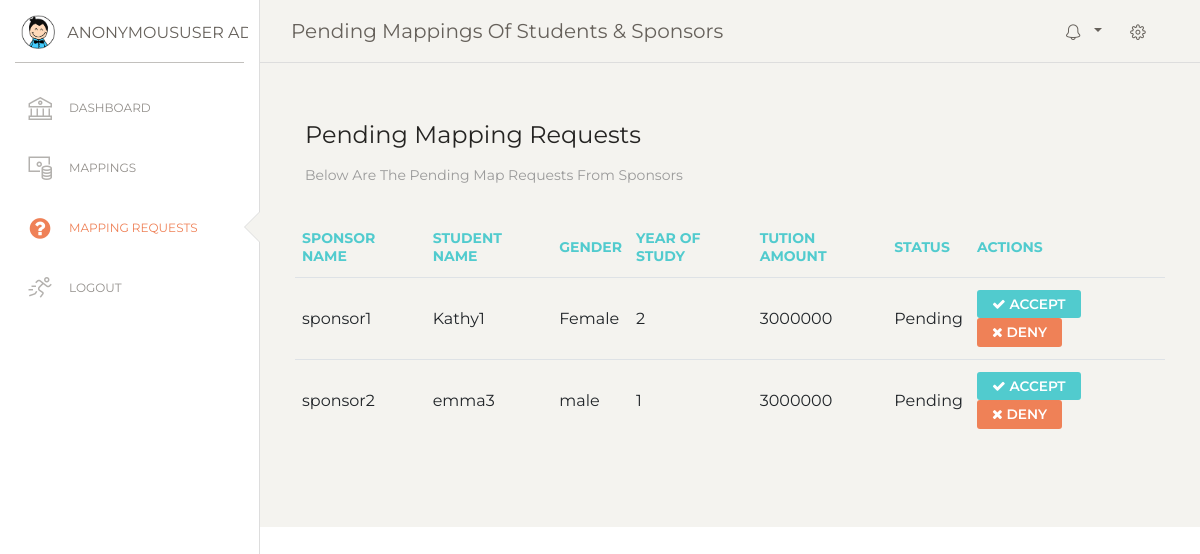
Page /my_admin/admin_map_requests/ on the earlier database version.
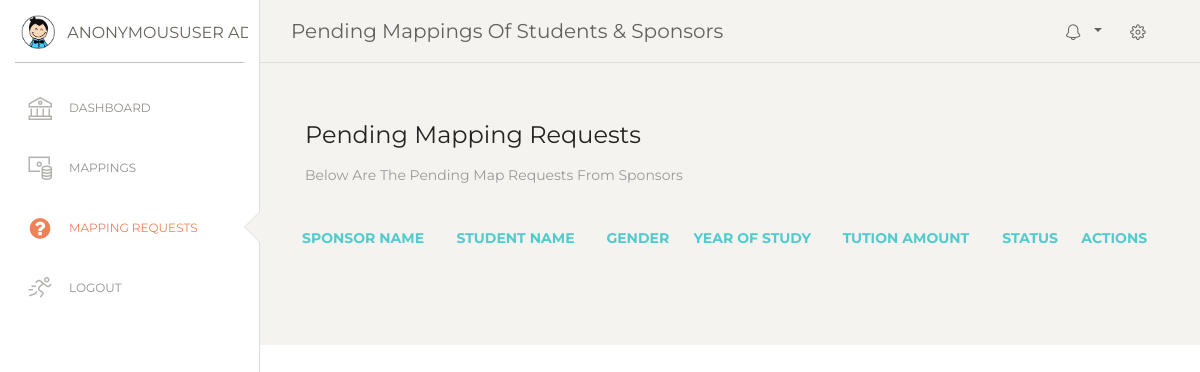
Same page on the later database version.
### u_educ_site/models.py (models this page shows, shortened)
class Mappings(models.Model):
    STATUS = (
        ('Pending', 'Pending'),
        ('Accepted', 'Accepted'),
        ('Rejected', 'Rejected'),
    )
    sponsor = models.ForeignKey(User, on_delete=models.CASCADE)
    studentFullName = models.CharField(max_length=500)
    studentEmail = models.EmailField()
    studentGender = models.TextField(max_length=15, blank=True)
    yearOfStudy = models.CharField(max_length=10, blank=True)
    tuitionAmountPerSemester = models.CharField(max_length=20, blank=True)
    status = models.CharField(max_length=200, null=True, choices=STATUS)

### u_educ_site/views.py (the view)
# urls.py: path('my_admin/admin_map_requests/', views.adminMappingRequests, name='admin_map_requests'),
def adminMappingRequests(request):
    pending_mappings = Mappings.objects.filter(status='Pending')
    context = {
        'pending_mappings': pending_mappings,
        'page_title': 'Pending Mappings of Students & Sponsors',
    }
    return render(request, 'my_admin/admin_map_requests.html', context)

### templates/my_admin/admin_map_requests.html
{% extends 'my_admin/admin_base.html' %}
{% load static %}
{% block content %}
<div class="main-panel">
    <div class="content">
        <div class="row">
          <div class="col-md-12">
            <div class="card card-plain">
              <div class="card-header">
                <h4 class="card-title"> Pending Mapping Requests</h4>
                <p class="card-category"> Below are the pending map requests from sponsors</p>
              </div>
              <div class="card-body">
                <div class="table-responsive">
                    <table class="table">
                        <thead class="text-primary">
                            <tr>
                                <th>Sponsor Name</th>
                                <th>Student Name</th>
                                <th>Gender</th>
                                <th>Year Of Study</th>
                                <th>Tution Amount</th>
                                <th>Status</th>
                                <th>Actions</th>
                            </tr>
                        </thead>
                        <tbody>
                            {% for mapping in pending_mappings %}
                            <tr>
                                <td>{{ mapping.sponsor }}</td>
                                <td>{{ mapping.studentFullName }}</td>
                                <td>{{ mapping.studentGender }}</td>
                                <td>{{ mapping.yearOfStudy }}</td>
                                <td>{{ mapping.tuitionAmountPerSemester }}</td>
                                <td>{{ mapping.status }}</td>
                                <td>
                                  <a href="{% url 'accept_mapping' mapping.id %}">
                                    <button class="btn btn-primary btn-sm"><i class="fa fa-check"></i> Accept</button>
                                  </a>
                                  <a href="{% url 'deny_mapping' mapping.id %}">
                                    <button class="btn btn-danger btn-sm"><i class="fa fa-times"></i> Deny</button>
                                  </a>
                                </td>
                            </tr>
                            {% endfor %}
                        </tbody>
                    </table>
                </div>
            </div>
            </div>
          </div>
        </div>
      </div>
</div>
{% endblock %}

### templates/my_admin/admin_base.html (shortened to what this page needs)
<html lang="en">
{% load static %}
<head>
    <link href="https://maxcdn.bootstrapcdn.com/font-awesome/latest/css/font-awesome.min.css" rel="stylesheet">
    <link href="{% static 'home/css/bootstrap.min.css' %}" rel="stylesheet" />
    <link href="{% static 'home/css/paper-dashboard.css' %}" rel="stylesheet" />
  </head>
<body class="">
    {% include 'my_admin/admin_navbar.html' %}
    {% include 'my_admin/admin_sidebar.html' %}
    <div class="wrapper">
      {% block content %}{% endblock %}
    </div>
</body>
</html>

### templates/my_admin/admin_navbar.html (shortened to what this page needs)
{% load static %}
    <div class="main-panel {% if inactive_sidebar %}inactive{% endif %}">
      <nav class="navbar navbar-expand-lg navbar-absolute fixed-top navbar-transparent">
        <div class="container-fluid">
          <div class="navbar-wrapper">
            <a class="navbar-brand" href="{% url 'home' %}">{{ page_title }}</a>
          </div>
          <div class="collapse navbar-collapse justify-content-end" id="navigation">
            <ul class="navbar-nav">
              <li class="nav-item btn-rotate dropdown">
                <a class="nav-link dropdown-toggle" href="#" id="navbarDropdownMenuLink" data-toggle="dropdown" aria-haspopup="true" aria-expanded="false">
                  <i class="nc-icon nc-bell-55"></i>
                </a>
              </li>
              <li class="nav-item">
                <a class="nav-link btn-rotate" href="javascript:;">
                  <i class="nc-icon nc-settings-gear-65"></i>
                </a>
              </li>
            </ul>
          </div>
        </div>
      </nav>
    </div>

### templates/my_admin/admin_sidebar.html
{% load static %}
{% if request.user.role != 'Sponsor' %}
    <div class="sidebar {% if inactive_sidebar %}inactive{% endif %}" data-color="white" data-active-color="danger">
        <div class="logo">
          <a href="{% url 'admin_dashboard' %}" class="simple-text logo-mini">
            <div class="logo-image-small">
              <img src="{% static 'home/img/logo-small.png' %}">
            </div>
          </a>
          <a href="{% url 'admin_dashboard' %}" class="simple-text logo-normal">
            {{request.user}} Admin
          </a>
        </div>
        <div class="sidebar-wrapper">
          <ul class="nav">
            <li class="{% if request.resolver_match.url_name == 'admin_dashboard' %}active{% endif %}">
              <a href="{% url 'admin_dashboard' %}">
                <i class="nc-icon nc-bank"></i>
                <p>Dashboard</p>
              </a>
            </li>
            <li class="{% if request.resolver_match.url_name == 'admin_mappings' %}active{% endif %}">
              <a href="{% url 'admin_mappings' %}">
                <i class="nc-icon nc-money-coins"></i>
                <p>Mappings</p>
              </a>
            </li>
            <li class="{% if request.resolver_match.url_name == 'admin_map_requests' %}active{% endif %}">
              <a href="{% url 'admin_map_requests' %}">
                <i class="fa fa-question-circle"></i>
                <p>Mapping Requests</p>
              </a>
            </li>
            <li>
              <a href="{% url 'logout' %}">
                <i class="nc-icon nc-user-run"></i>
                <p>Logout</p>
              </a>
            </li>
          </ul>
        </div>
      </div>
{% endif %}

Differences in the rows shown:
no longer on this page (row edited): Mappings: sponsor "sponsor1", studentFullName "Kathy1", studentGender "Female", yearOfStudy "2", tuitionAmountPerSemester "3000000", status "Pending"
no longer on this page (row edited): Mappings: sponsor "sponsor2", studentFullName "emma3", studentGender "male", yearOfStudy "1", tuitionAmountPerSemester "3000000", status "Pending"
